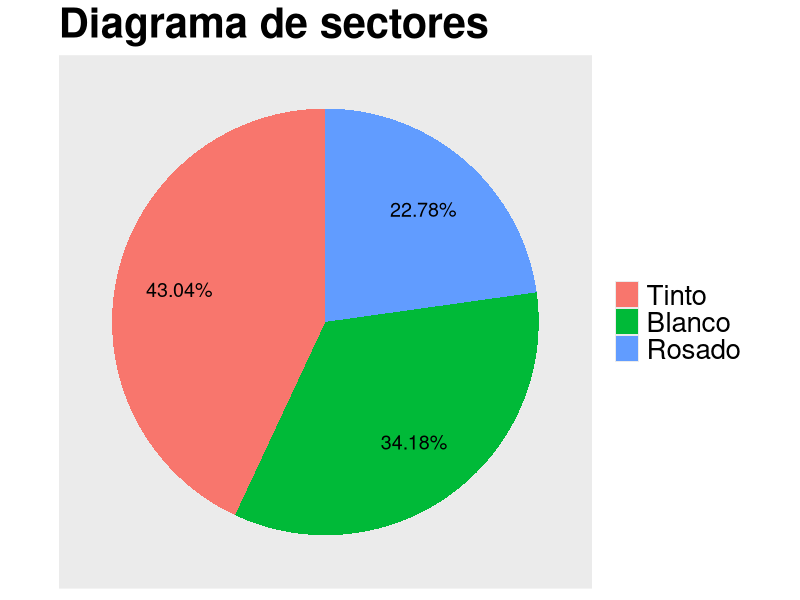
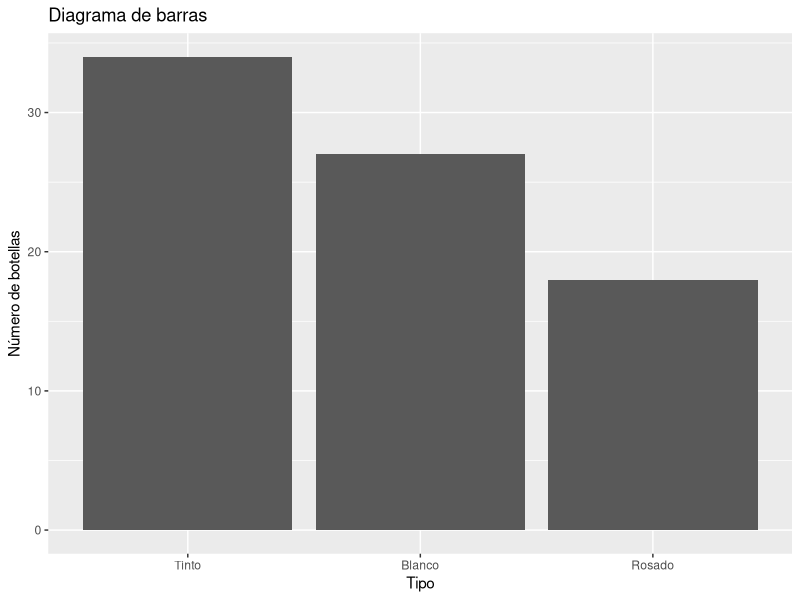
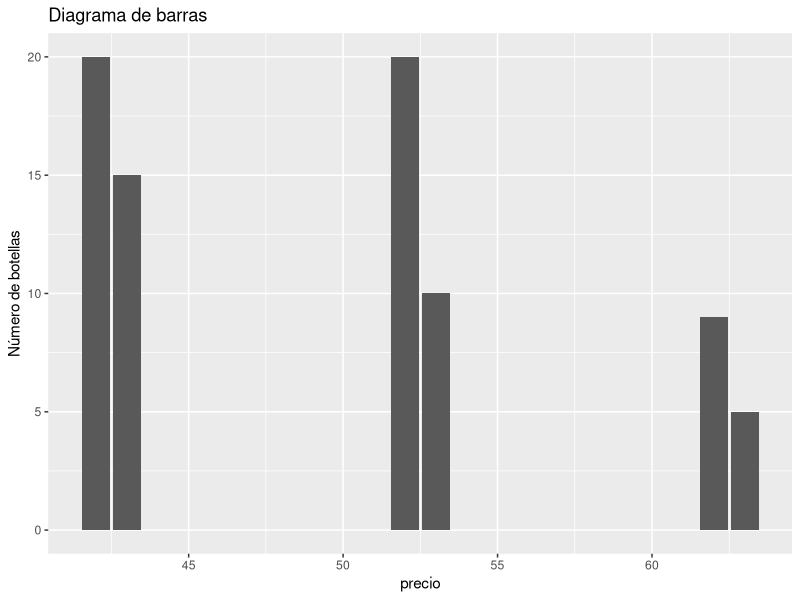
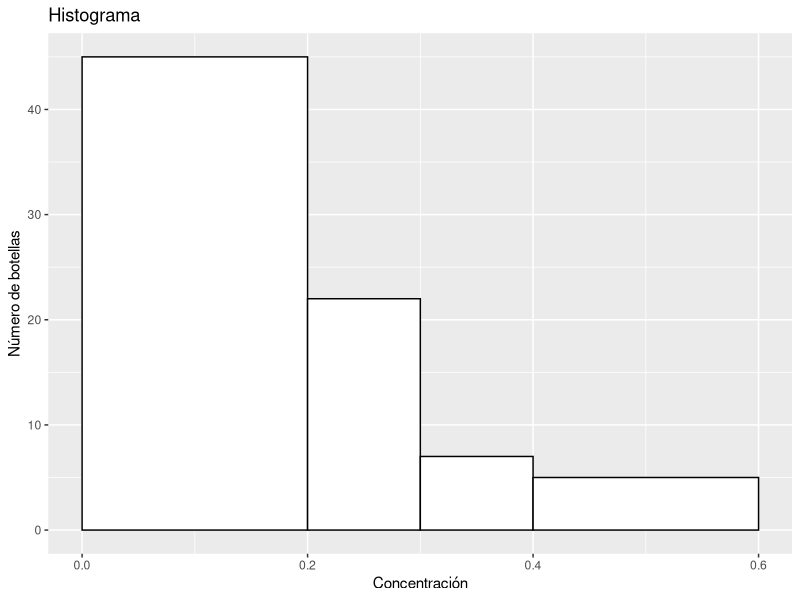
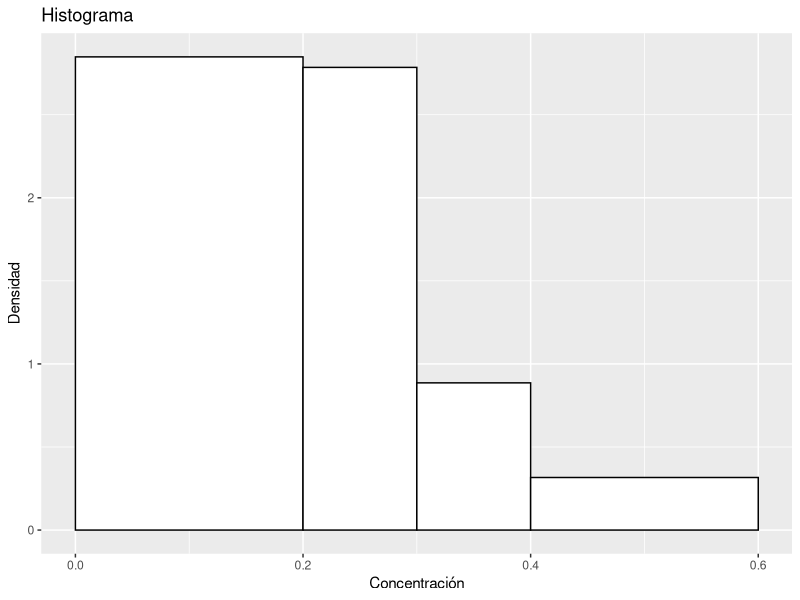
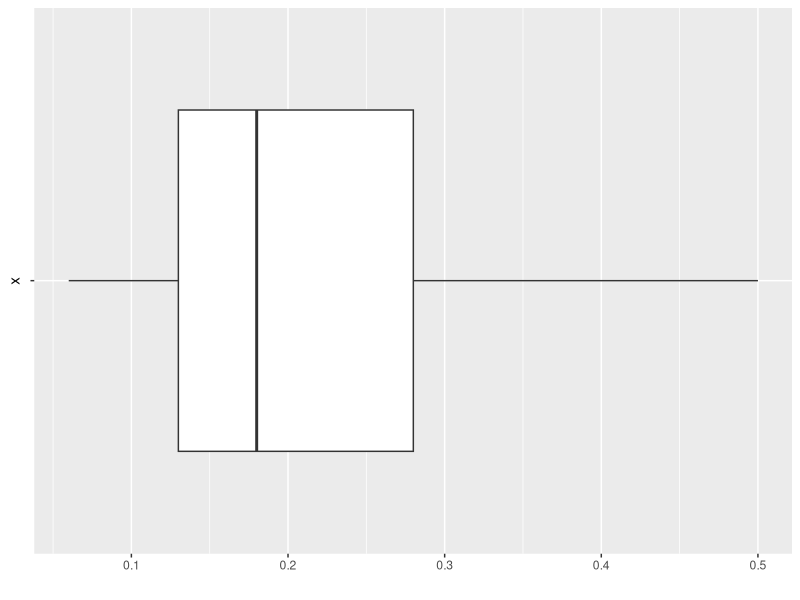
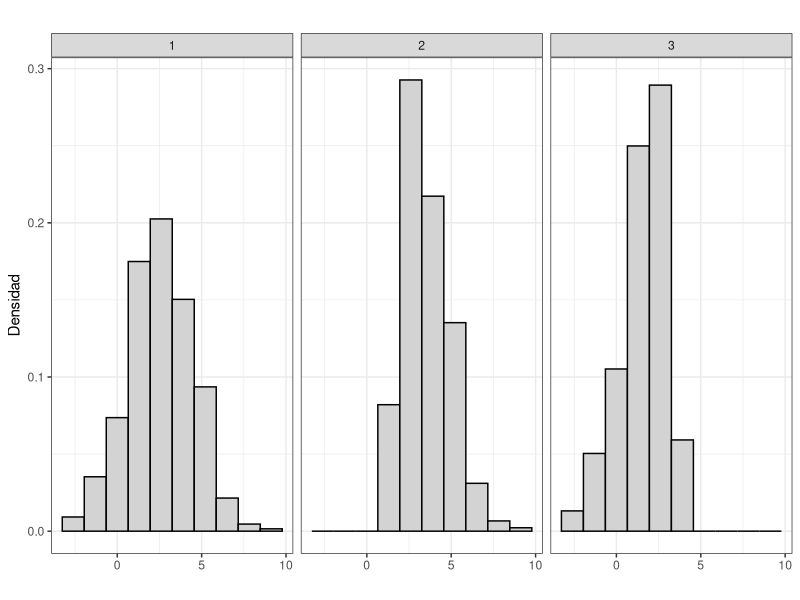

These charts were generated, in order, by the following R code: (Note: this script raises an error after producing the figures.)
## ---- chunk 1
library(readxl)
fluoruro <- read_excel("datasets/concentracion_fluoruro.xls")
fluoruro$Concentracion_F <- as.numeric(fluoruro$Concentracion_F)
colnames(fluoruro) <- c("denominacion", "tipo", "conc_fluor", "procedencia")
precios_base <- rep(c(42, 43, 52, 53, 62, 63), c(20, 15, 20, 10, 9, 5))
fluoruro$precio <- precios_base
## ---- chunk 2
knitr::kable(head(fluoruro), format = 'html')
## ---- chunk 3
tab_Tipo <- as.data.frame(table(fluoruro$tipo))
tab_Tipo$CumFreq <- cumsum(tab_Tipo$Freq)
tab_Tipo$relFreq <- tab_Tipo$Freq/sum(tab_Tipo$Freq)
tab_Tipo$CumrelFreq <- cumsum(tab_Tipo$Freq/sum(tab_Tipo$Freq))
colnames(tab_Tipo) <- c("\\[ x_i \\]", "\\[ n_i \\]", "\\[ N_i \\]", " \\[ f_i \\] ", " \\[ F_i \\]")

knitr::kable(tab_Tipo, format = 'html', escape = FALSE, digits = 4, padding = 2)
## ---- chunk 4
tab_Tipo <- as.data.frame(table(fluoruro$tipo))
tab_Tipo$CumFreq <- cumsum(tab_Tipo$Freq)
tab_Tipo$relFreq <- tab_Tipo$Freq/sum(tab_Tipo$Freq)
tab_Tipo$CumrelFreq <- cumsum(tab_Tipo$Freq/sum(tab_Tipo$Freq))
colnames(tab_Tipo) <- c("\\[ x_i \\]", "\\[ n_i \\]", "\\[ N_i \\]", " \\[ f_i \\] ", " \\[ F_i \\]")

knitr::kable(tab_Tipo, format = 'html', escape = FALSE, digits = 4, padding = 2)
## ---- chunk 5
library(ggplot2)
data <- data.frame(Tipo = fluoruro$tipo)

data$Tipo <- reorder(data$Tipo, X = data$Tipo, FUN = function(x) -length(x))

at <- as.numeric(cumsum(sort(table(data)))-0.5*sort(table(data)))

label <- paste0(round(sort(table(data))/sum(table(data)),4) * 100,"%")

ggplot(data,aes(x="", fill = Tipo)) +
  geom_bar(width = 1) +
  coord_polar(theta="y") +
  annotate(geom = "text", y = at, x = c(1.2, 1.2, 1.2), label = label, size = 5) +
  labs(title = "Diagrama de sectores") +
    theme(
    plot.title = element_text(size = 30, face = "bold"),
    plot.subtitle = element_text(size = 25, face = "bold"),
    axis.title.x = element_blank(),
    axis.title.y = element_blank(),
    panel.border = element_blank(),
    panel.grid=element_blank(),
    axis.ticks = element_blank(),
    axis.text.x=element_blank(),
    legend.title=element_blank(),
    legend.text = element_text(size = 20))

## ---- chunk 6
knitr::kable(tab_Tipo, format = 'html', escape = FALSE, digits = 4, padding = 2)
## ---- chunk 7
ggplot(data, aes(Tipo)) + geom_bar() + scale_y_continuous("Número de botellas") + labs(title="Diagrama de barras")
## ---- chunk 8
tab_precios <- as.data.frame(table(fluoruro$precio))
tab_precios$CumFreq <- cumsum(tab_precios$Freq)
tab_precios$relFreq <- tab_precios$Freq/sum(tab_precios$Freq)
tab_precios$CumrelFreq <- cumsum(tab_precios$Freq/sum(tab_precios$Freq))
colnames(tab_precios) <- c("\\[ x_i \\]", "\\[ n_i \\]", "\\[ N_i \\]", " \\[ f_i \\] ", " \\[ F_i \\]")
knitr::kable(tab_precios, format = 'html', escape = FALSE, digits = 4, padding = 2)
## ---- chunk 9
ggplot(fluoruro, aes(precio)) + geom_bar() + scale_y_continuous("Número de botellas") + labs(title="Diagrama de barras")
## ---- chunk 10
tab_precios <- as.data.frame(table(fluoruro$precio))
tab_precios$CumFreq <- cumsum(tab_precios$Freq)
tab_precios$relFreq <- tab_precios$Freq/sum(tab_precios$Freq)
tab_precios$CumrelFreq <- cumsum(tab_precios$Freq/sum(tab_precios$Freq))
colnames(tab_precios) <- c("\\[ x_i \\]", "\\[ n_i \\]", "\\[ N_i \\]", " \\[ f_i \\] ", " \\[ F_i \\]")
knitr::kable(tab_precios, format = 'html', escape = FALSE, digits = 4, padding = 2)
## ---- chunk 11
tab_concen <- as.data.frame(table(cut(fluoruro$conc_fluor, breaks = c(0,0.20, 0.30, 0.40, 0.60))))
tab_concen$CumFreq <- cumsum(tab_concen$Freq)
tab_concen$relFreq <- tab_concen$Freq/sum(tab_concen$Freq)
tab_concen$CumrelFreq <- cumsum(tab_concen$Freq/sum(tab_concen$Freq))
tab_concen$Var1 <- stringr::str_replace_all(tab_concen$Var1, "]", "&#93;")
colnames(tab_concen) <- c("\\[x_i\\]", "\\[n_i\\]", "\\[N_i\\]", "\\[f_i\\]", "\\[F_i\\]")
knitr::kable(tab_concen, format = 'html', escape = FALSE, digits = 4, padding = 2)
## ---- chunk 12
tab_concen <- as.data.frame(table(cut(fluoruro$conc_fluor, breaks = c(0,0.20, 0.30, 0.40, 0.60))))
tab_concen$CumFreq <- cumsum(tab_concen$Freq)
tab_concen$relFreq <- tab_concen$Freq/sum(tab_concen$Freq)
tab_concen$CumrelFreq <- cumsum(tab_concen$Freq/sum(tab_concen$Freq))
tab_concen$Var1 <- stringr::str_replace_all(tab_concen$Var1, "]", "&#93;")
colnames(tab_concen) <- c("\\[ &#40; l_{i-1}, l_i  &#93; \\]", "\\[n_i\\]", "\\[N_i\\]", "\\[f_i\\]", "\\[F_i\\]")
knitr::kable(tab_concen, format = 'html', escape = FALSE, digits = 4, padding = 2)
## ---- chunk 13
ggplot(fluoruro, aes(conc_fluor)) +
  geom_histogram(color="black", fill="white", breaks = c(0,0.20, 0.30, 0.40, 0.60)) +
  scale_y_continuous("Número de botellas") + scale_x_continuous("Concentración") + labs(title="Histograma")
## ---- chunk 14
breaks = c(0,0.20, 0.30, 0.40, 0.60)
tab_concen <- as.data.frame(table(cut(fluoruro$conc_fluor, breaks = breaks)))
tab_concen$CumFreq <- cumsum(tab_concen$Freq)
tab_concen$relFreq <- tab_concen$Freq/sum(tab_concen$Freq)
tab_concen$CumrelFreq <- cumsum(tab_concen$Freq/sum(tab_concen$Freq))
tab_concen$hi <- tab_concen$relFreq/(breaks[2:5]-breaks[1:4])
tab_concen$Var1 <- stringr::str_replace_all(tab_concen$Var1, "]", "&#93;")
colnames(tab_concen) <- c("\\[ &#40; l_{i-1}, l_i  &#93; \\]", "\\[n_i\\]", "\\[N_i\\]", " \\[f_i\\] ", " \\[F_i\\]", "\\[h_i\\]")
knitr::kable(tab_concen, format = 'html', escape = FALSE, digits = 4, padding = 2)
## ---- chunk 15
ggplot(fluoruro, aes(conc_fluor, ..density.., pad = TRUE)) +
  geom_histogram(color="black", fill="white", breaks = c(0, 0.20, 0.30, 0.40, 0.60)) +
  scale_y_continuous("Densidad") + scale_x_continuous("Concentración") + labs(title = "Histograma")
## ---- chunk 16
knitr::kable(tab_precios, format = 'html', escape = FALSE, digits = 4, padding = 2)
## ---- chunk 17
tab_concen$x_i <- c(0.1, 0.25, 0.35, 0.5)
colnames(tab_concen)[7] <- "\\[ x_i \\]"
knitr::kable(tab_concen, format = 'html', escape = FALSE, digits = 4, padding = 2)
## ---- chunk 18
knitr::kable(tab_precios, format = 'html', escape = FALSE, digits = 4, padding = 2)
## ---- chunk 19
fluoruro <- fluoruro[1:78,]
tab_precios <- as.data.frame(table(fluoruro$precio))
tab_precios$CumFreq <- cumsum(tab_precios$Freq)
tab_precios$relFreq <- tab_precios$Freq/sum(tab_precios$Freq)
tab_precios$CumrelFreq <- cumsum(tab_precios$Freq/sum(tab_precios$Freq))
colnames(tab_precios) <- c("\\[ x_i \\]", "\\[ n_i \\]", "\\[ N_i \\]", " \\[ f_i \\] ", " \\[ F_i \\]")
knitr::kable(tab_precios, format = 'html', escape = FALSE, digits = 4, padding = 2)
## ---- chunk 20
knitr::kable(tab_concen[,1:5], format = 'html', escape = FALSE, digits = 4, padding = 2)
## ---- chunk 21
knitr::kable(tab_precios, format = 'html', escape = FALSE, digits = 4, padding = 2)
## ---- chunk 22
knitr::kable(tab_concen, format = 'html', escape = FALSE, digits = 4, padding = 2)
## ---- chunk 23
knitr::kable(tab_concen[,1:3], format = 'html', escape = FALSE, digits = 4, padding = 2)
## ---- chunk 24
ggplot(data = fluoruro, aes(x = "", y = conc_fluor)) + geom_boxplot() + coord_flip() + scale_y_continuous("")
## ---- chunk 25
x1 <- x <- rnorm(500, 2.5, 2)
x2 <- x[which(x>1.5)]
x3 <- x[which(x<3.5)]

data_skewness <- data.frame(valor = c(x1,x2,x3), dist = as.factor(rep(c(1,2,3), c(length(x1), length(x2), length(x3)))))

ggplot(data = data_skewness, aes(valor, ..density..)) + 
  geom_histogram(colour = "black", fill="lightgray", bins = 10) +
  scale_x_continuous("") +
  scale_y_continuous("Densidad") +
  facet_grid(.~dist) +
  labs(title = "") +
  theme_bw()
## ---- chunk 26
skew_tipo <- skewness_tipo <- data_skewness %>% 
  group_by(dist) %>%
  summarise(skewness(valor, type = 3))
## ---- chunk 27
x1 <- rnorm(1000, 5, 1)
x2 <- rcauchy(1000, location = 0, scale = 0.005)
x3 <- runif(1000, 0, 1)

data_kurt <- data.frame(valor = c(x1,x2,x3), dist = as.factor(rep(c(1,2,3), c(length(x1), length(x2), length(x3)))))

ggplot(data = data_kurt, aes(valor, ..density..)) + 
  geom_histogram(colour = "black", fill="lightgray", bins = 10) +
  scale_x_continuous("") +
  scale_y_continuous("Densidad") +
  facet_grid(.~dist, scales = 'free') +
  labs(title = "") +
  theme_bw()
## ---- chunk 28
kurt_dist <- data_kurt %>% 
  group_by(dist) %>%
  summarise(kurtosis(valor, type = 3))
